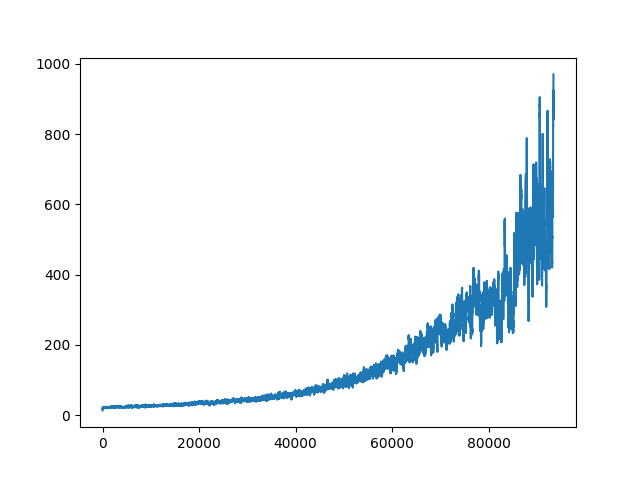

Source code (Python):
import gymnasium as gym
import numpy as np
import matplotlib.pyplot as plt
import pickle

def run(is_training=True, render=False):

    env = gym.make('CartPole-v1', render_mode='human' if render else None)

    # Divide position, velocity, pole angle, and pole angular velocity into segments
    pos_space = np.linspace(-2.4, 2.4, 10)
    vel_space = np.linspace(-4, 4, 10)
    ang_space = np.linspace(-.2095, .2095, 10)
    ang_vel_space = np.linspace(-4, 4, 10)

    if(is_training):
        q = np.zeros((len(pos_space)+1, len(vel_space)+1, len(ang_space)+1, len(ang_vel_space)+1, env.action_space.n)) # init a 11x11x11x11x2 array
    else:
        f = open('cartpole.pkl', 'rb')
        q = pickle.load(f)
        f.close()

    learning_rate_a = 0.1 # alpha or learning rate
    discount_factor_g = 0.99 # gamma or discount factor.

    epsilon = 1         # 1 = 100% random df = 0.00001 # epsilon decay rate
    epsilon_decay_rate = 0.00001 # epsilon decay rate
    rng = np.random.default_rng()   # random number generator

    rewards_per_episode = []

    i = 0

    # for i in range(episodes):
    while(True):

        state = env.reset()[0]      # Starting position, starting velocity always 0
        state_p = np.digitize(state[0], pos_space)
        state_v = np.digitize(state[1], vel_space)
        state_a = np.digitize(state[2], ang_space)
        state_av = np.digitize(state[3], ang_vel_space)

        terminated = False          # True when reached goal

        rewards=0

        while(not terminated and rewards < 10000):

            if is_training and rng.random() < epsilon:
                # Choose random action  (0=go left, 1=go right)
                action = env.action_space.sample()
            else:
                action = np.argmax(q[state_p, state_v, state_a, state_av, :])

            new_state,reward,terminated,_,_ = env.step(action)
            new_state_p = np.digitize(new_state[0], pos_space)
            new_state_v = np.digitize(new_state[1], vel_space)
            new_state_a = np.digitize(new_state[2], ang_space)
            new_state_av= np.digitize(new_state[3], ang_vel_space)

            if is_training:
                q[state_p, state_v, state_a, state_av, action] = q[state_p, state_v, state_a, state_av, action] + learning_rate_a * (
                    reward + discount_factor_g*np.max(q[new_state_p, new_state_v, new_state_a, new_state_av,:]) - q[state_p, state_v, state_a, state_av, action]
                )

            state = new_state
            state_p = new_state_p
            state_v = new_state_v
            state_a = new_state_a
            state_av= new_state_av

            rewards+=reward

            if not is_training and rewards%100==0:
                print(f'Episode: {i}  Rewards: {rewards}')

        rewards_per_episode.append(rewards)
        mean_rewards = np.mean(rewards_per_episode[len(rewards_per_episode)-100:])

        if is_training and i%100==0:
            print(f'Episode: {i} {rewards}  Epsilon: {epsilon:0.2f}  Mean Rewards {mean_rewards:0.1f}')

        if mean_rewards>1000:
            break

        epsilon = max(epsilon - epsilon_decay_rate, 0)

        i+=1

    env.close()

    # Save Q table to file
    if is_training:
        f = open('cartpole.pkl','wb')
        pickle.dump(q, f)
        f.close()

    mean_rewards = []
    for t in range(i):
        mean_rewards.append(np.mean(rewards_per_episode[max(0, t-100):(t+1)]))
    plt.plot(mean_rewards)
    plt.savefig(f'cartpole.png')

if __name__ == '__main__':
    run(is_training=True, render=False)

    #run(is_training=False, render=True)